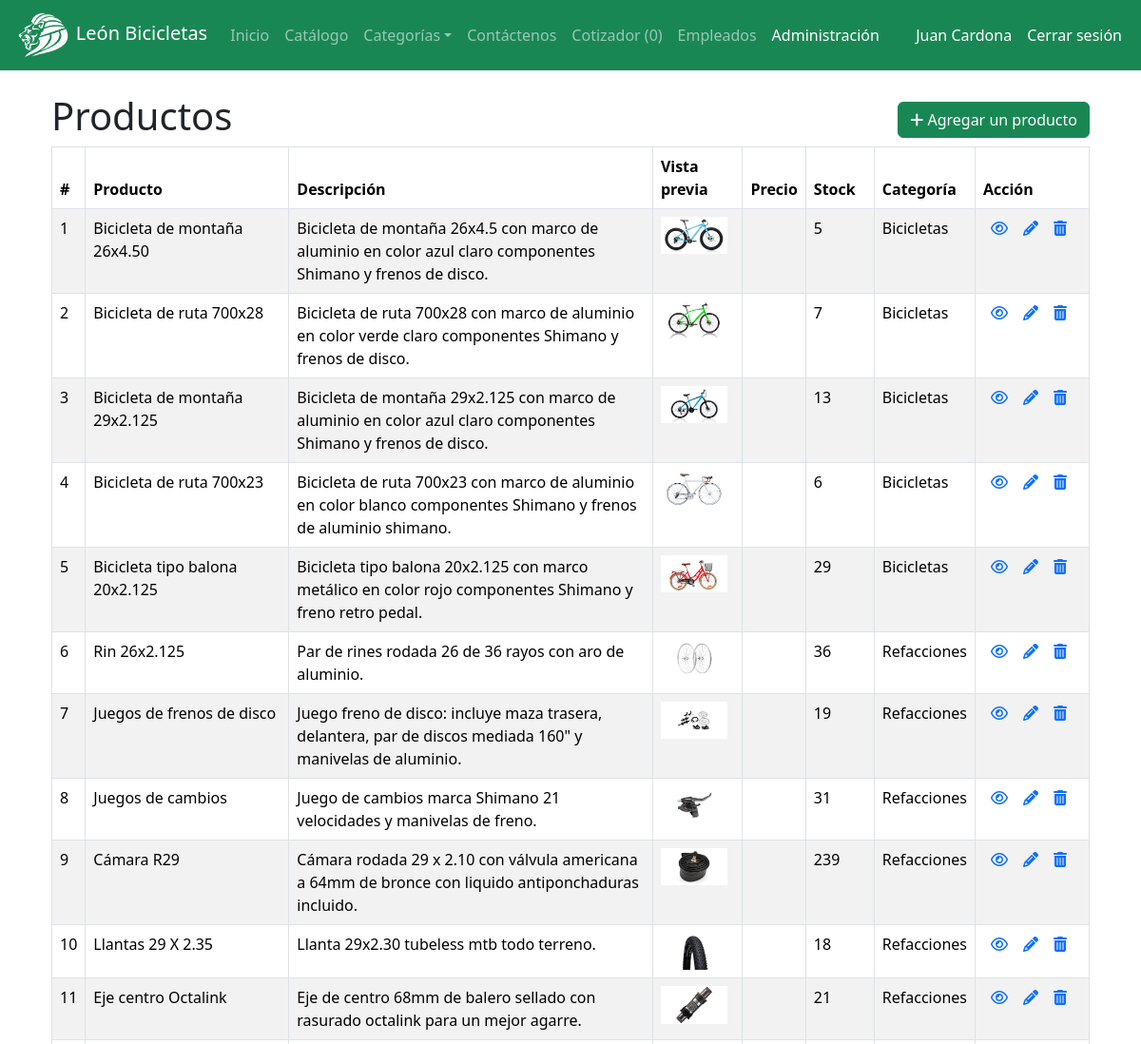
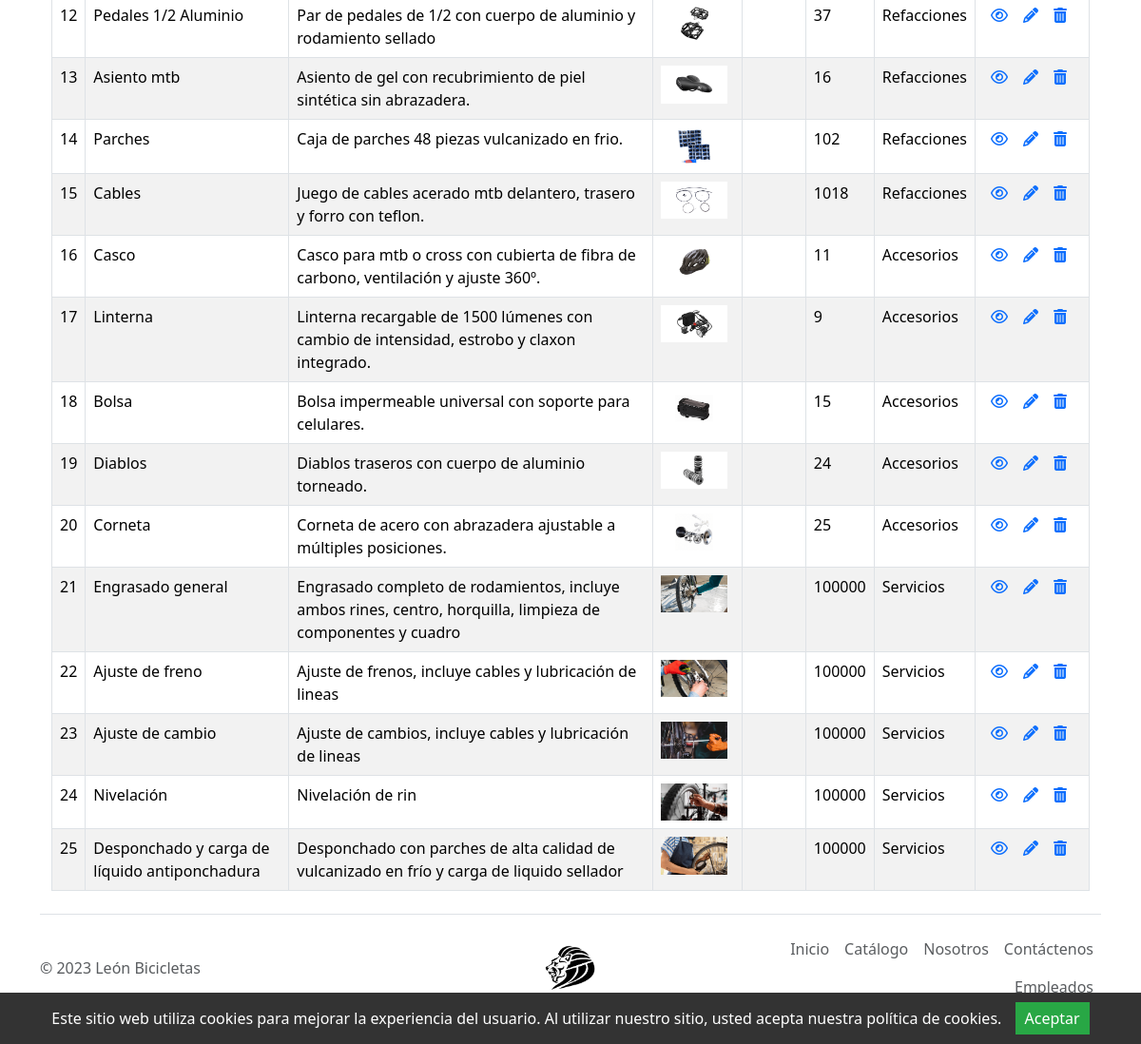
/es/back/PRODUCTOS/index.php (signed in), run on the app's committed database (2 pictures, top to bottom).
### tables this page shows
create table producto (
idProd int primary key auto_increment,
nomProd varchar(45),
imgProd varchar(45),
descripcionProd varchar(200),
precioProd int(10),
stock int(10),
idCat int(10)
);

create table categoria (
idCat int primary key auto_increment,
nomCat varchar(45),
descripcionCat varchar(100)
);

### es/back/PRODUCTOS/index.php (the view, shortened to what this page needs)
<?php
include '../../TEMPLATE/headCRUD.php';
?>
<br>
<div class="container-lg">
    <div class="container">
        <header class="header">
            <div class="head-title">
                <h1>Productos</h1>
            </div>
            <div class="head-btn"><a href="./create.php" class="btn btn-success"><i class="fa fa-plus"></i> Agregar
                    un producto</a></div>
        </header>
        <?php
        require_once "../../conexion/config.php";
        $sql = "SELECT * FROM producto p JOIN categoria c ON p.idCat = c.idCat ORDER BY idProd";
        if ($resultado = $conn->query($sql)) {
            if ($resultado->num_rows > 0) {
                echo '<table class="table table-bordered table-striped">';
                echo '<thead>';
                echo '<tr>';
                echo '<th>#</th>';
                echo '<th>Producto</th>';
                echo '<th>Descripción</th>';
                echo '<th>Vista previa</th>';
                echo '<th>Precio</th>';
                echo '<th>Stock</th>';
                echo '<th>Categoría</th>';
                echo '<th>Acción</th>';
                echo '</tr>';
                echo '</thead>';
                echo '<tbody>';
                while ($row = $resultado->fetch_array()) {
                    echo "<tr>";
                    echo "<td>" . $row['idProd'] . "</td>";
                    echo "<td>" . $row['nomProd'] . "</td>";
                    echo "<td>" . $row['descripcionProd'] . "</td>";
                    echo '<td><img style="max-width: 70px;" src="../../images/' . $row['imgProd'] . '"/></td>';
                    echo "<td>" . $row['precio'] . "</td>";
                    echo "<td>" . $row['stock'] . "</td>";
                    echo "<td>" . $row['nomCat'] . "</td>";
                    echo "<td>";
                    echo '<a class="mx-2" href="./read.php?id=' . $row['idProd'] . '" class="mr-3" title="View Record" data-toggle="tooltip"><span class="fa fa-eye"></span></a>';
                    echo '<a class="mx-2" href="./update.php?id=' . $row['idProd'] . '" class="mr-3" title="Update Record" data-toggle="tooltip"><span class="fa fa-pencil"></span></a>';
                    if ($_SESSION["admin"] == 1) {
                        echo '<a class="mx-2" href="./delete.php?id=' . $row['idProd'] . '" title="Delete Record" data-toggle="tooltip"><span class="fa fa-trash"></span></a>';
                    }
                    echo "</td>";
                    echo "</tr>";
                }
                echo "</tbody>";
                echo "</table>";
            } else {
                echo '<div class="alert alert-danger"><em>No se encontraron productos</em></div>';
            }
        } else {
            echo "Ups! Algo salió mal. Intenta más tarde.";
        }
        ?>
    </div>
</div>
<?php
include '../../TEMPLATE/footer.php';
?>

### es/TEMPLATE/headCRUD.php (style rules this page uses)
table tr td:last-child { width: 120px; }
header { flex: 1; display: flex; align-items: center; grid-column: 50% 50%; width: 100%; }
.head-title { flex: 1; }

### data on the page
producto: idProd "1", nomProd "Bicicleta de montaña 26x4.50", descripcionProd "Bicicleta de montaña 26x4.5 con marco de aluminio en color azul claro componentes Shimano y frenos de disco.", imgProd (picture), stock "5", idCat.nomCat "Bicicletas"
producto: idProd "2", nomProd "Bicicleta de ruta 700x28", descripcionProd "Bicicleta de ruta 700x28 con marco de aluminio en color verde claro componentes Shimano y frenos de disco.", imgProd (picture), stock "7", idCat.nomCat "Bicicletas"
producto: idProd "3", nomProd "Bicicleta de montaña 29x2.125", descripcionProd "Bicicleta de montaña 29x2.125 con marco de aluminio en color azul claro componentes Shimano y frenos de disco.", imgProd (picture), stock "13", idCat.nomCat "Bicicletas"
producto: idProd "4", nomProd "Bicicleta de ruta 700x23", descripcionProd "Bicicleta de ruta 700x23 con marco de aluminio en color blanco componentes Shimano y frenos de aluminio shimano.", imgProd (picture), stock "6", idCat.nomCat "Bicicletas"
producto: idProd "5", nomProd "Bicicleta tipo balona 20x2.125", descripcionProd "Bicicleta tipo balona 20x2.125 con marco metálico en color rojo componentes Shimano y freno retro pedal.", imgProd (picture), stock "29", idCat.nomCat "Bicicletas"
producto: idProd "6", nomProd "Rin 26x2.125", descripcionProd "Par de rines rodada 26 de 36 rayos con aro de aluminio.", imgProd (picture), stock "36", idCat.nomCat "Refacciones"
producto: idProd "7", nomProd "Juegos de frenos de disco", descripcionProd "Juego freno de disco: incluye maza trasera, delantera, par de discos mediada 160\" y manivelas de aluminio.", imgProd (picture), stock "19", idCat.nomCat "Refacciones"
producto: idProd "8", nomProd "Juegos de cambios", descripcionProd "Juego de cambios marca Shimano 21 velocidades y manivelas de freno.", imgProd (picture), stock "31", idCat.nomCat "Refacciones"
producto: idProd "9", nomProd "Cámara R29", descripcionProd "Cámara rodada 29 x 2.10 con válvula americana a 64mm de bronce con liquido antiponchaduras incluido.", imgProd (picture), stock "239", idCat.nomCat "Refacciones"
producto: idProd "10", nomProd "Llantas 29 X 2.35", descripcionProd "Llanta 29x2.30 tubeless mtb todo terreno.", imgProd (picture), stock "18", idCat.nomCat "Refacciones"
producto: idProd "11", nomProd "Eje centro Octalink", descripcionProd "Eje de centro 68mm de balero sellado con rasurado octalink para un mejor agarre.", imgProd (picture), stock "21", idCat.nomCat "Refacciones"
producto: idProd "12", nomProd "Pedales 1/2 Aluminio", descripcionProd "Par de pedales de 1/2 con cuerpo de aluminio y rodamiento sellado", imgProd (picture), stock "37", idCat.nomCat "Refacciones"
producto: idProd "13", nomProd "Asiento mtb", descripcionProd "Asiento de gel con recubrimiento de piel sintética sin abrazadera.", imgProd (picture), stock "16", idCat.nomCat "Refacciones"
producto: idProd "14", nomProd "Parches", descripcionProd "Caja de parches 48 piezas vulcanizado en frio.", imgProd (picture), stock "102", idCat.nomCat "Refacciones"
producto: idProd "15", nomProd "Cables", descripcionProd "Juego de cables acerado mtb delantero, trasero y forro con teflon.", imgProd (picture), stock "1018", idCat.nomCat "Refacciones"
producto: idProd "16", nomProd "Casco", descripcionProd "Casco para mtb o cross con cubierta de fibra de carbono, ventilación y ajuste 360º.", imgProd (picture), stock "11", idCat.nomCat "Accesorios"
producto: idProd "17", nomProd "Linterna", descripcionProd "Linterna recargable de 1500 lúmenes con cambio de intensidad, estrobo y claxon integrado.", imgProd (picture), stock "9", idCat.nomCat "Accesorios"
producto: idProd "18", nomProd "Bolsa", descripcionProd "Bolsa impermeable universal con soporte para celulares.", imgProd (picture), stock "15", idCat.nomCat "Accesorios"
producto: idProd "19", nomProd "Diablos", descripcionProd "Diablos traseros con cuerpo de aluminio torneado.", imgProd (picture), stock "24", idCat.nomCat "Accesorios"
producto: idProd "20", nomProd "Corneta", descripcionProd "Corneta de acero con abrazadera ajustable a múltiples posiciones.", imgProd (picture), stock "25", idCat.nomCat "Accesorios"
producto: idProd "21", nomProd "Engrasado general", descripcionProd "Engrasado completo de rodamientos, incluye ambos rines, centro, horquilla, limpieza de componentes y cuadro", imgProd (picture), stock "100000", idCat.nomCat "Servicios"
producto: idProd "22", nomProd "Ajuste de freno", descripcionProd "Ajuste de frenos, incluye cables y lubricación de lineas", imgProd (picture), stock "100000", idCat.nomCat "Servicios"
producto: idProd "23", nomProd "Ajuste de cambio", descripcionProd "Ajuste de cambios, incluye cables y lubricación de lineas", imgProd (picture), stock "100000", idCat.nomCat "Servicios"
producto: idProd "24", nomProd "Nivelación", descripcionProd "Nivelación de rin", imgProd (picture), stock "100000", idCat.nomCat "Servicios"
producto: idProd "25", nomProd "Desponchado y carga de líquido antiponchadura", descripcionProd "Desponchado con parches de alta calidad de vulcanizado en frío y carga de liquido sellador", imgProd (picture), stock "100000", idCat.nomCat "Servicios"

### other printed values
$_SESSION["nombre"] "Juan"
$_SESSION["apellido"] "Cardona"
